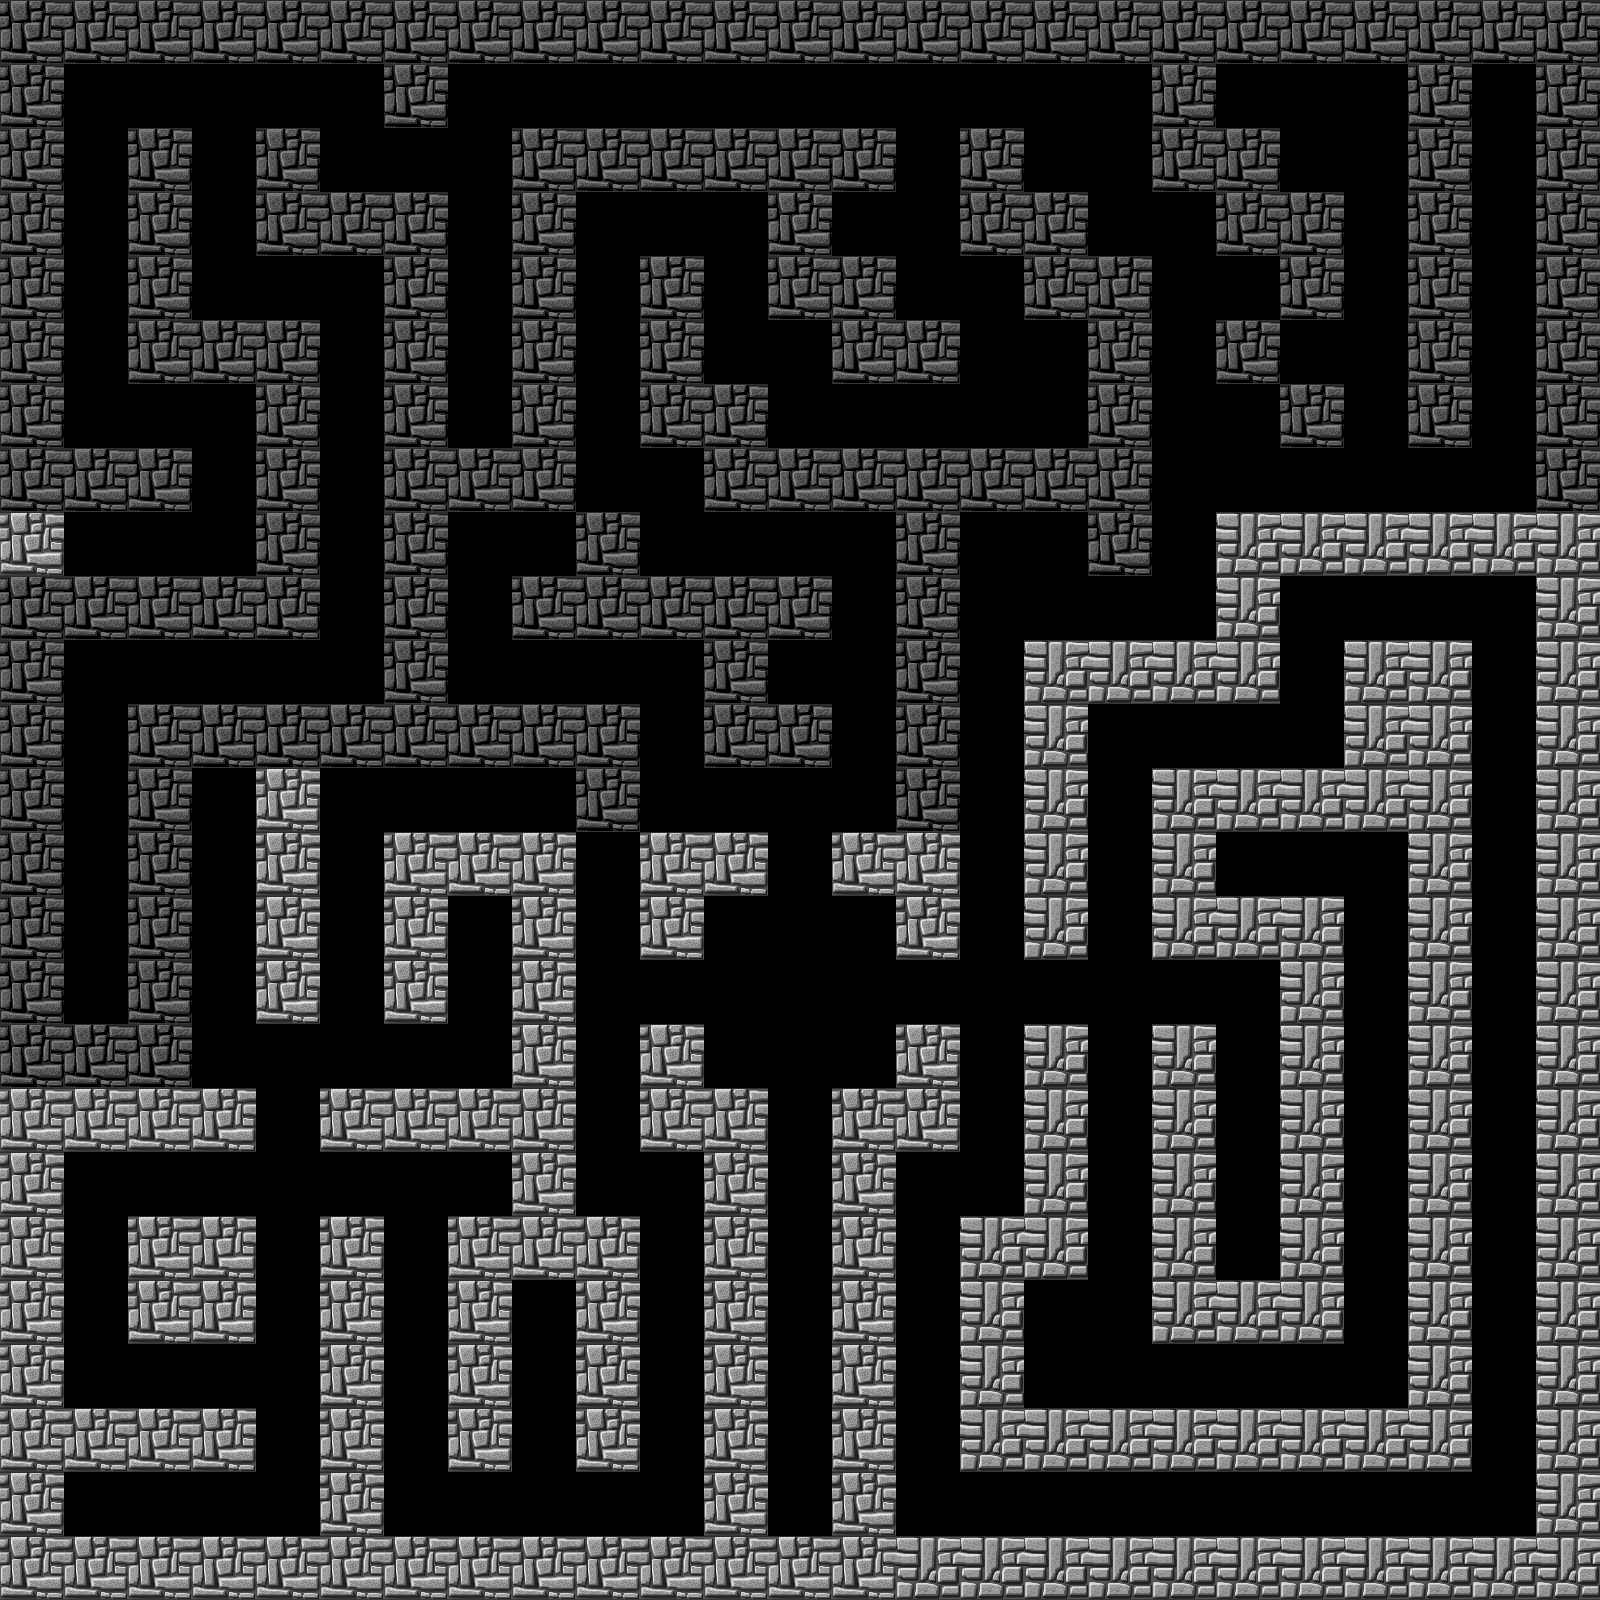

Rendered tile map (Tiled .tmx) drawn with the repository's tilesets; below, a short description and the full map source, tile grids included:
An orthogonal 25x25 tile map with 64x64 px tiles, 1 tile layer (Tile Layer 1) and 1 object (PlayerSpawn).

<map version="1.0" orientation="orthogonal" renderorder="left-down" width="25" height="25" tilewidth="64" tileheight="64" nextobjectid="8">
 <tileset firstgid="1" name="Wolf3DWallSheet" tilewidth="64" tileheight="64" tilecount="108" columns="6">
  <image source="Wolf3DWallSheet.bmp" width="384" height="1152" />
 </tileset>
 <layer name="Tile Layer 1" width="25" height="25">
  <data encoding="csv">
2,2,2,2,2,2,2,2,2,2,2,2,2,2,2,2,2,2,2,2,2,2,2,2,2,
2,0,0,0,0,0,2,0,0,0,0,0,0,0,0,0,0,0,2,0,0,0,2,0,2,
2,0,2,0,2,0,0,0,2,2,2,2,2,2,0,2,0,0,2,2,0,0,2,0,2,
2,0,2,0,2,2,2,0,2,0,0,0,2,0,0,2,2,0,0,2,2,0,2,0,2,
2,0,2,0,0,0,2,0,2,0,2,0,2,2,0,0,2,2,0,0,2,0,2,0,2,
2,0,2,2,2,0,2,0,2,0,2,0,0,2,2,0,0,2,0,2,0,0,2,0,2,
2,0,0,0,2,0,2,0,2,0,2,2,0,0,0,0,0,2,0,0,2,0,2,0,2,
2,2,2,0,2,0,2,2,2,0,0,2,2,2,2,2,2,2,0,0,0,0,0,0,2,
1,0,0,0,2,0,2,0,0,2,0,0,0,0,2,0,0,2,0,3,3,3,3,3,3,
2,2,2,2,2,0,2,0,2,2,2,2,2,0,2,0,0,0,0,3,0,0,0,0,3,
2,0,0,0,0,0,2,0,0,0,0,2,0,0,2,0,3,3,3,3,0,3,3,0,3,
2,0,2,2,2,2,2,2,2,2,0,2,2,0,2,0,3,0,0,0,0,3,3,0,3,
2,0,2,0,1,0,0,0,0,2,0,0,0,0,2,0,3,0,3,3,3,3,3,0,3,
2,0,2,0,1,0,1,1,1,0,1,1,0,1,1,0,3,0,3,0,0,0,3,0,3,
2,0,2,0,1,0,1,0,1,0,1,0,0,0,1,0,3,0,3,3,3,0,3,0,3,
2,0,2,0,1,0,1,0,1,0,0,0,0,0,0,0,0,0,0,0,3,0,3,0,3,
2,2,2,0,0,0,0,0,1,0,1,0,0,0,1,0,3,0,3,0,3,0,3,0,3,
1,1,1,1,0,1,1,1,1,0,1,1,0,1,1,0,3,0,3,0,3,0,3,0,3,
1,0,0,0,0,0,0,0,1,0,0,1,0,1,0,0,3,0,3,0,3,0,3,0,3,
1,0,1,1,0,1,0,1,1,1,0,1,0,1,0,3,3,0,3,0,3,0,3,0,3,
1,0,1,1,0,1,0,1,0,1,0,1,0,1,0,3,0,0,3,3,3,0,3,0,3,
1,0,0,0,0,1,0,1,0,1,0,1,0,1,0,3,0,0,0,0,0,0,3,0,3,
1,1,1,1,0,1,0,1,0,1,0,1,0,1,0,3,3,3,3,3,3,3,3,0,3,
1,0,0,0,0,1,0,0,0,0,0,1,0,1,0,0,0,0,0,0,0,0,0,0,3,
1,1,1,1,1,1,1,1,1,1,1,1,1,1,3,3,3,3,3,3,3,3,3,3,3
</data>
 </layer>
 <objectgroup name="Object Layer 1">
  <object id="4" name="StartPoint" type="PlayerSpawn" x="768" y="1472" width="64" height="64">
   <properties>
    <property name="PlayerSpawn" type="bool" value="true" />
   </properties>
  </object>
 </objectgroup>
</map>